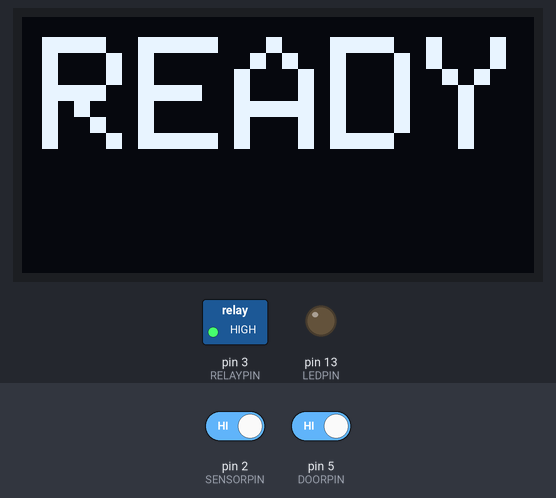
Simulated run of this sketch. Board: Arduino Uno, built with avr-gcc and run on an emulated ATmega328P. Parts: 128×64 one-colour display, switched loads named in the sketch (green lamp = pin HIGH), output pins drawn as LEDs (lit = HIGH). Inputs (shaded band) come from the test bench; at power-on: pin 5 (DOORPIN) HIGH, pin 2 (SENSORPIN) HIGH.

Above: at 1.2 s.
1.3 s: pin 5 (DOORPIN) driven LOW
At 1.44 s:
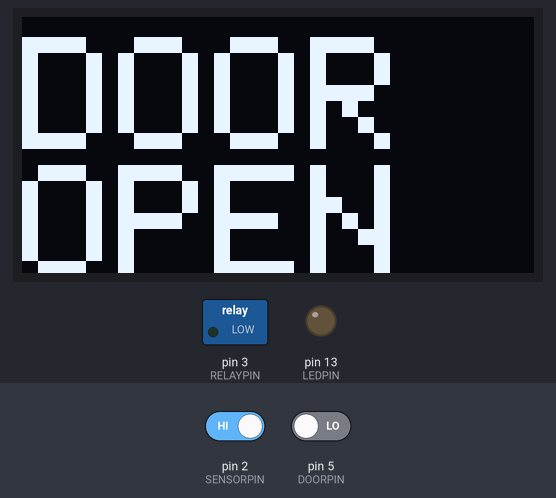
3.4 s: pin 5 (DOORPIN) driven HIGH
At 4.0 s:
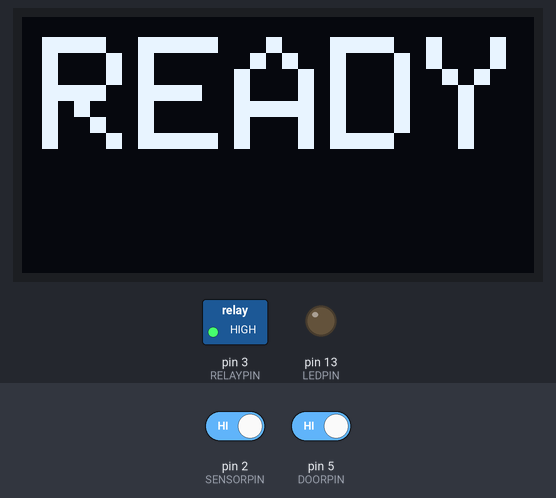
4.9 s: pin 2 (SENSORPIN) driven LOW
At 6.7 s:
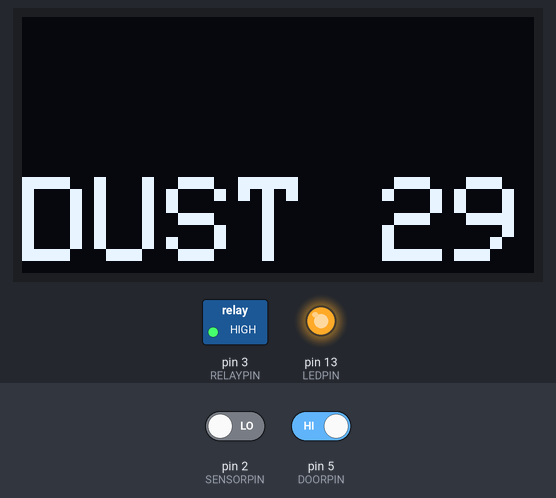
7.9 s: pin 5 (DOORPIN) driven LOW
At 8.06 s:
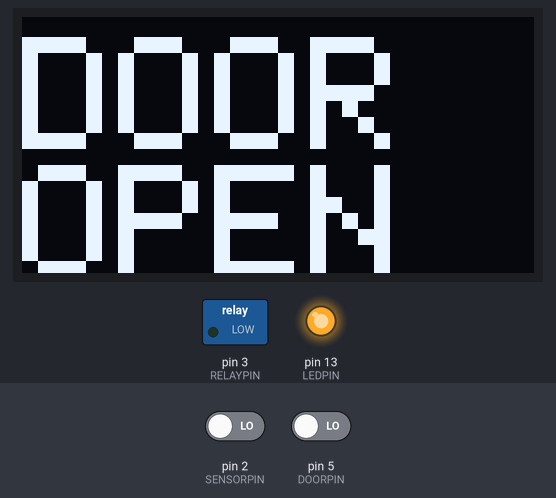
10.0 s: pin 2 (SENSORPIN) driven HIGH
At 10.48 s:
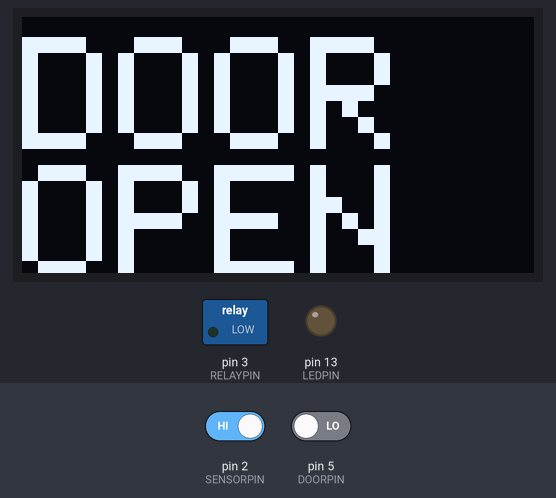
Timing chart, 0 to 13.0 s (numbered marks = the images above; inputs shaded):
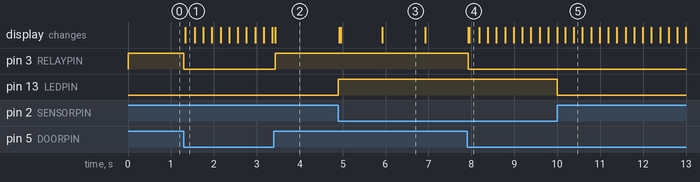

The sketch:

Dust_Collector.ino
```cpp
//
// Curt Welch <curt@kcwc.com> . 12-4-2017
// For Nova-Labs.com -- custom dust collector full sensor
//
// Supports IR dust full sensor and door open sensor for dust cabinet.
//

#include <Adafruit_SSD1306.h>

#include <SPI.h>
#include <Wire.h>
#include <Adafruit_GFX.h>
#include <Adafruit_SSD1306.h>

#define OLED_RESET 4
Adafruit_SSD1306 display(OLED_RESET);

#define LEDPIN 13
  // Pin 13: Arduino has an LED connected on pin 13
  // Pin 11: Teensy 2.0 has the LED on pin 11
  // Pin  6: Teensy++ 2.0 has the LED on pin 6
  // Pin 13: Teensy 3.0 has the LED on pin 13

#define SENSORPIN 2                       // IR Receiver
#define RELAYPIN 3                        // Relay Driver LOW Turns relay on and Trips FULL STOP
#define DOORPIN 5                         // Magnetic reed switch on door  NC

int sensorBlocked = 0, lastState=0;       // variable for reading the pushbutton status
unsigned long Dust_start_time = 0;        // Millisonds time when sensor blocked
int Dust_seconds = 0;                     // Dust seconds last display value
int Collector_full = 0;                   // Collector in FULL state -- dust collector locked off
#define FULL_TIME   30000                 // ms of dust before FULL state activates
int Blink_on = 0;                         // 0 text off; 1 text on
unsigned long Full_on_start = 0;          // mills() text on time
int lastDoorState = 0;
int displayNeeded = 0;
int doorOpen = 0;

void setup() {
  // initialize the LED pin as an output:
  pinMode(LEDPIN, OUTPUT);
  digitalWrite(LEDPIN, LOW);
  // And the Relay Control PIN
  pinMode(RELAYPIN, OUTPUT);
  digitalWrite(RELAYPIN, HIGH);

  pinMode(DOORPIN, INPUT);
  digitalWrite(DOORPIN, HIGH); // turn on the pullup

  sensor_setup();
  display_setup();

  Serial.begin(9600);
}

void sensor_setup() {
  // initialize the sensor pin as an input:
  pinMode(SENSORPIN, INPUT);
  digitalWrite(SENSORPIN, HIGH); // turn on the pullup
}

void display_setup() {
  // by default, we'll generate the high voltage from the 3.3v line internally! (neat!)
  display.begin(SSD1306_SWITCHCAPVCC, 0x3D);  // initialize with the I2C addr 0x3D (for the 128x64)
    // Clear the buffer.
  ready();
}

void showtext(int x, int y, int s, char *msg) {
  display.clearDisplay();
  display.setTextSize(s);
  display.setTextColor(WHITE);
  display.setCursor(x,y);
  display.println(msg);
  display.display();
}

void loop() {

  doorOpen = !digitalRead(DOORPIN);

  sensorBlocked = !digitalRead(SENSORPIN); // Dust sensor

  // check if the sensor beam is broken
  // if it is, the sensorState is LOW:
  if (sensorBlocked == LOW) {
    // turn LED off:
    digitalWrite(LEDPIN, LOW);
  } else {
    // turn LED off:
    digitalWrite(LEDPIN, HIGH);
  }

  unsigned long now = millis();

  if (sensorBlocked && !lastState) {
    // Beam just now blocked
    Dust_start_time = now;
    Dust_seconds = -1;
  }

  if (sensorBlocked && lastState) {
     // Still blocked
     if (!Collector_full && (now - Dust_start_time > FULL_TIME)) {
        Collector_full = 1;
        Full_on_start = 0; // 0 means start new On Off cycle
     }
  }

  if (sensorBlocked && !Collector_full && !doorOpen) {
    // Display Dust message countdown
    int sec = (FULL_TIME - now + Dust_start_time)/1000 + 1;
    if (Dust_seconds != sec || displayNeeded) {
      char buf[] = "DUST  X";
      int tens = sec / 10;
      int units = sec % 10;
      if (tens > 0) {
        buf[5] = '0' + tens;
      }
      buf[6] = '0' + units;             // only works for single digits of course
      showtext(0, 40, 3, buf);
      Dust_seconds = sec;
      displayNeeded = 0;
    }
  }

  if (Collector_full || doorOpen) {
    // Blink the FULL or DOOR OPEN message!
    if (Full_on_start && now-Full_on_start > 400) {
      Full_on_start = 0;
    }
    if (Blink_on && Full_on_start && now-Full_on_start > 200) {
      showtext(0, 0, 5, "");
      Blink_on = 0;               // Blink Text is OFF now
    }
    if (Full_on_start == 0 || displayNeeded) {
      Full_on_start = now;
      collectorOff();
      if (doorOpen) {
        showtext(0, 5, 4, "DOOR\nOPEN");
      } else {
        showtext(5, 17, 5, "FULL");
      }
      displayNeeded = 0;

      //Serial.println("FULL");
      Blink_on = 1;               // Blink Text is OFF now
    }
  }

  if ((!sensorBlocked && lastState)) {
    // Senosr changed to no dust
    Collector_full = 0;
    if (!doorOpen)
      ready();
  }

  if (doorOpen && !lastDoorState) {
    // Door just now opened
    displayNeeded = 1; // force display update now
  }

  if (!doorOpen && lastDoorState) {
    // Door changed from open to closed
    if (!sensorBlocked && !Collector_full)
      ready();      // display and turn collector on
    if (sensorBlocked && !Collector_full) {
      collectorOn(); // Don't display READY becuase we are in dust mode but allow collector on()
      displayNeeded = 1;
    }
  }

  lastState = sensorBlocked;
  lastDoorState = doorOpen;
}

void ready() {
    showtext(5,5,4,"READY");
    collectorOn();
}

void collectorOff() {
  digitalWrite(RELAYPIN, LOW);
  // Causes collector to go into full state and turn off instantly
  // Collector locked out when Relay On like this
}

void collectorOn() {
  digitalWrite(RELAYPIN, HIGH);
  // Remove dust collector lock out
  // Allows collector to be turned on again but requires a manual reset
  // with the STOP button to do so.
}
```

Measured:
- after the input at 1.3 s, pin 3 (RELAYPIN): HIGH → LOW at once; the display: changes at once (image 1)
- after the input at 3.4 s, pin 3 (RELAYPIN): LOW → HIGH at once; the display: changes at once (image 2)
- after the input at 4.9 s, pin 13 (LEDPIN): LOW → HIGH at once; the display: first changes at once (image 3 shows a later state)
- after the input at 7.9 s, pin 3 (RELAYPIN): HIGH → LOW at once; the display: first differs from a run without the input after 0.06 s (image 4)
- after the input at 10.0 s, pin 13 (LEDPIN): HIGH → LOW at once
- what the display in image 3 shows lasts 1.0 s, from 5.9 s to 6.9 s
